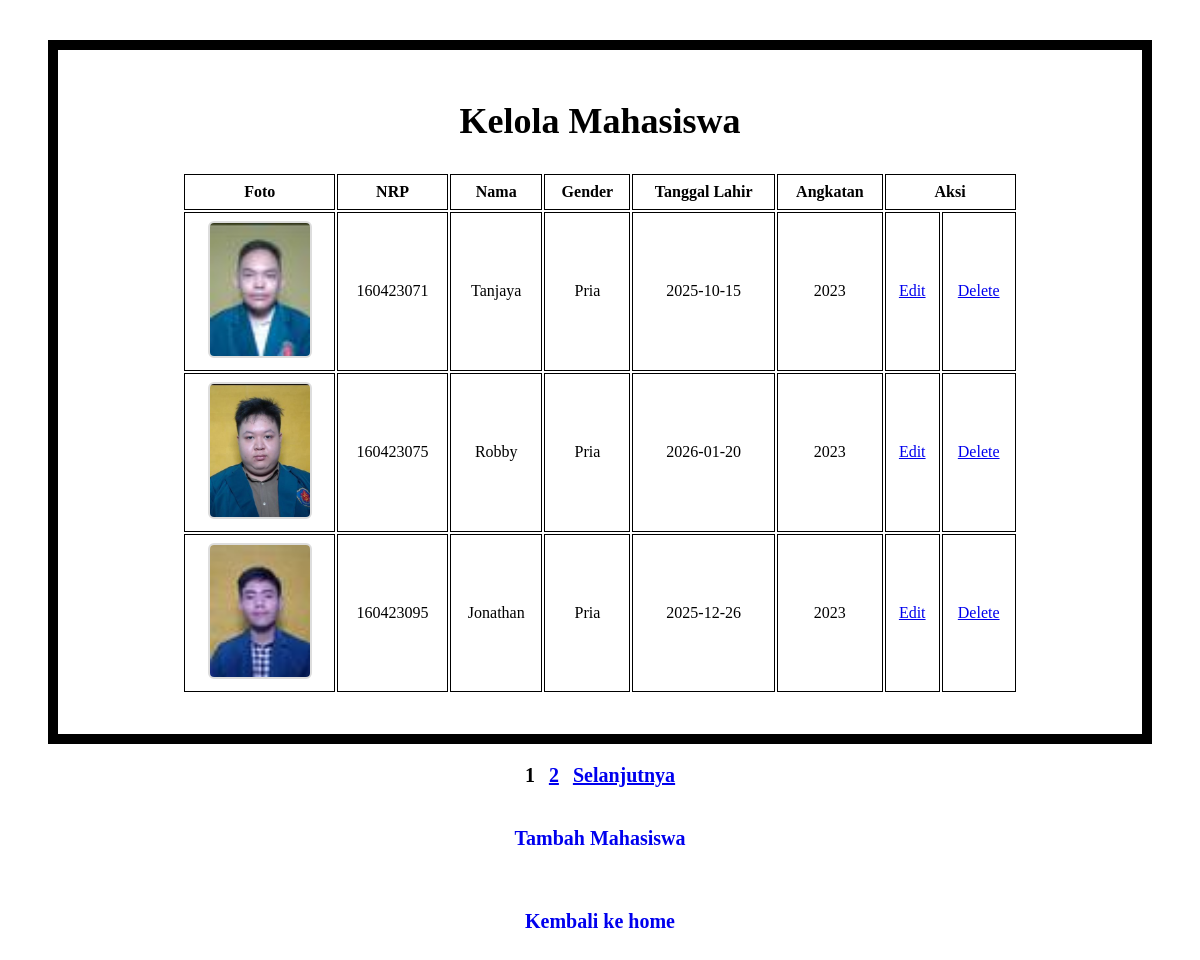
The page /admin/admin_mahasiswa.php (signed in) on the database its author committed.
### tables this page shows
CREATE TABLE `mahasiswa` (
  `nrp` char(9) NOT NULL,
  `nama` varchar(45) DEFAULT NULL,
  `gender` enum('Pria','Wanita') DEFAULT NULL,
  `tanggal_lahir` date DEFAULT NULL,
  `angkatan` year(4) DEFAULT NULL,
  `foto_extention` varchar(4) DEFAULT NULL
);

### css/theme_session.php (called while the page is built, shortened)
<?php
$themeClass = '';

### class/parent.php (called while the page is built, shortened)
<?php
class classParent {
    public function __construct() {
        $this->mysqli = new mysqli(SERVER, UID, PWD, DB);
    }
}
?>

### class/mahasiswa.php (called while the page is built, shortened)
<?php
    require_once 'parent.php';
    class mahasiswa extends classParent {
        public function getMahasiswa($npk, $offset = null, $limit = null){
            if (!is_null($offset)) {
               $sql = "SELECT * FROM MAHASISWA WHERE NRP LIKE ? LIMIT $offset, $limit";
                $stmt = $this->mysqli->prepare($sql);
                $stmt->bind_param('s', $npk);
            }
            else{
                $sql = 'SELECT * FROM MAHASISWA WHERE NRP LIKE ?';
                $stmt = $this->mysqli->prepare($sql);
                $stmt->bind_param('s', $npk);
            }
            $stmt->execute();
            $res = $stmt->get_result();
            return $res;
        }
}
?>

### admin/admin_mahasiswa.php (the view, shortened to what this page needs)
<!DOCTYPE html>
<html>
<?php
require_once '../class/mahasiswa.php';
require_once '../css/theme_session.php';
?>
<head>
    <link rel="stylesheet" href="../css/theme.css">
</head>
<body class="<?= $themeClass ?>">
<div class='tabelKontainer'>
<h2><b>Kelola Mahasiswa</b></h2>
<table>
<thead>
<tr>
    <th>Foto</th>
    <th>NRP</th>
    <th>Nama</th>
    <th>Gender</th>
    <th>Tanggal Lahir</th>
    <th>Angkatan</th>
    <th colspan="2">Aksi</th>
</tr>
</thead>
<tbody>
<?php
$PER_PAGE = 3;
$mahasiswa = new mahasiswa();
$cari = isset($_GET['cari']) ? $_GET['cari'] : '';
$cari_persen = "%" . $cari . "%";
$offset = isset($_GET['start']) ? (int)$_GET['start'] : 0;
$res = $mahasiswa->getMahasiswa($cari_persen, $offset, $PER_PAGE);
while($row = $res->fetch_assoc()){
    echo "<tr>";
    echo "<td><img src='../image_mahasiswa/".$row['nrp'].".".$row['foto_extention']."' width='100'></td>";
    echo "<td>".$row['nrp']."</td>";
    echo "<td>".$row['nama']."</td>";
    echo "<td>".$row['gender']."</td>";
    echo "<td>".$row['tanggal_lahir']."</td>";
    echo "<td>".$row['angkatan']."</td>";
    echo "<td><a href='admin_edit_mahasiswa.php?nrp=".$row['nrp']."'>Edit</a></td>";
    echo "<td><a href='admin_delete_mahasiswa.php?nrp=".$row['nrp']."'>Delete</a></td>";
    echo "</tr>";
}
?>
</tbody>
</table>
</div>
<div style="text-align:center;">
<p>
<?php
$res = $mahasiswa->getMahasiswa($cari_persen);
$total_data = $res->num_rows;
$max_page = ceil($total_data / $PER_PAGE);
$current_page = floor($offset / $PER_PAGE) + 1;
for($page=1;$page<=$max_page;$page++){
    $offs = ($page-1)*$PER_PAGE;
    if($page==$current_page){
        echo "<b class='paging'>$page</b> ";
    } else {
        echo "<a class='paging' href='?start=$offs&cari=$cari'>$page</a> ";
    }
}
if ($current_page < $max_page){
    $next = $offset + $PER_PAGE;
    echo "<a class='paging' href='?start=$next&cari=$cari'>Selanjutnya</a>";
}
?>
</p>
</div>
<div class='linkKontainer'>
<a id='linkInsert' href='admin_insert_mahasiswa.php'>Tambah Mahasiswa</a>
</div>
<div class='linkKontainer'>
<a id='balikHome' href='admin_home.php'>Kembali ke home</a>
</div>
</body>
</html>

### admin/admin_mahasiswa.php (style rules this page uses)
body { font-family:'Times New Roman', serif; margin:0; padding:20px; }
h2 { text-align:center; margin-top:30px; font-size:36px; font-weight:bold; }
table { width:80%; margin:20px auto; }
th, td { border:1px solid; padding:8px; text-align:center; }
#linkInsert, #balikHome { display:inline-block; padding:10px 20px; font-size:20px; font-weight:bold; text-decoration:none; margin:10px auto; }
.tabelKontainer { width:90%; margin:20px auto; padding:20px; border:10px solid; }
.linkKontainer { width:40%; margin:20px auto; text-align:center; }
.paging { font-size:20px; font-weight:bold; margin:0 5px; }
img { border:2px solid #ddd; border-radius:6px; }

### rows shown on the page
mahasiswa: nrp (picture), nrp "160423071", nama "Tanjaya", gender "Pria", tanggal_lahir "2025-10-15", angkatan "2023"
mahasiswa: nrp (picture), nrp "160423075", nama "Robby", gender "Pria", tanggal_lahir "2026-01-20", angkatan "2023"
mahasiswa: nrp (picture), nrp "160423095", nama "Jonathan", gender "Pria", tanggal_lahir "2025-12-26", angkatan "2023"
